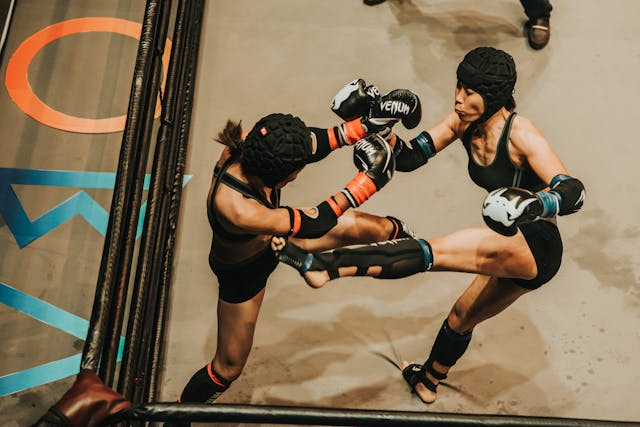
#> input picture images/pic.jpg, 640 x 427 px
$ python image_text.py
#> lines starting #> are read from the running program, lines starting #| are printed output that depends on the picture


from PIL import Image, ImageDraw, ImageFont

img = Image.open("images/pic.jpg")
#> img is the input picture: PIL image 640x427 RGB; mean R, G, B 130.7, 113, 88.4

draw = ImageDraw.Draw(img)

font = ImageFont.truetype("arial.ttf", 40)

text = "Boxing life"

image_width, image_height = img.size
#> image_width = 640; image_height = 427
x = image_width // 2
#> x = 320
y = image_height // 2
#> y = 213


text_color = (255,255,255)
draw.text((x,y), text,fill=text_color,font=font)
img.save("images/pic3.jpg")
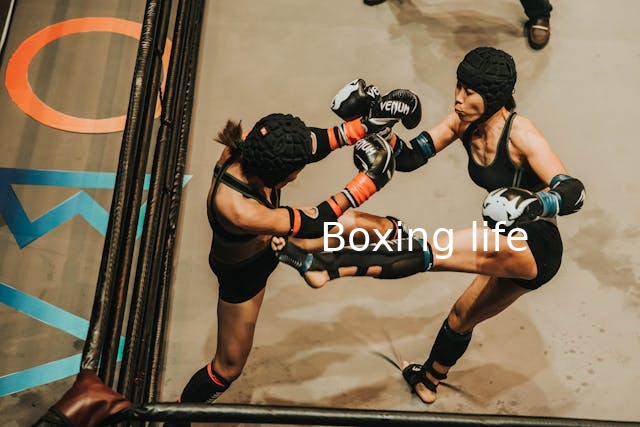
#> saved as pic3.jpg: PIL image 640x427 RGB; mean R, G, B 131.5, 114, 89.6
